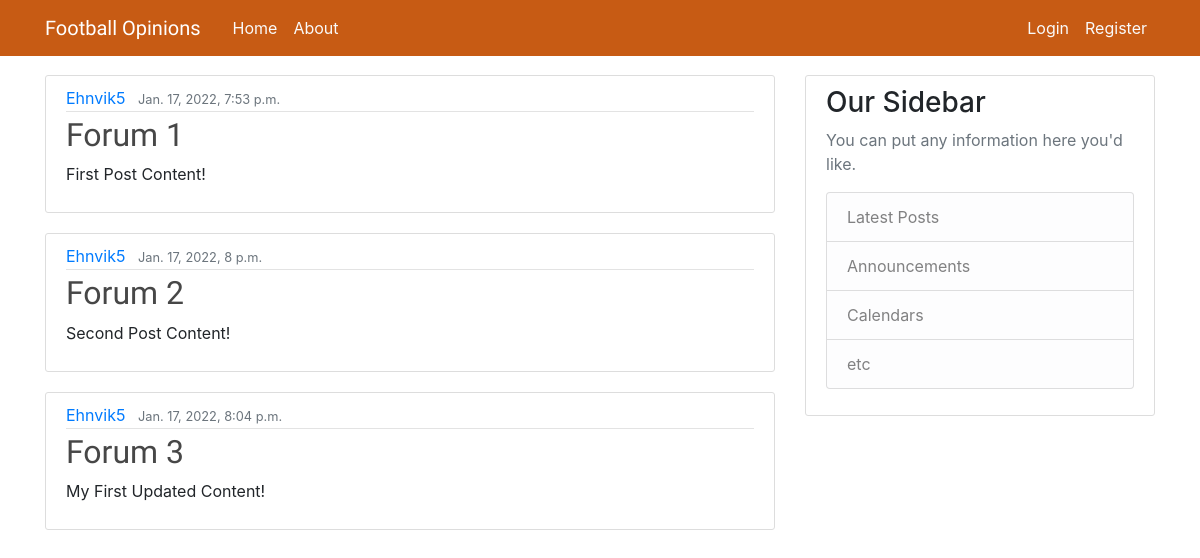
The page / on the database its author committed.
### forum/models.py (models this page shows, shortened)
class Post(models.Model):
    title = models.CharField(max_length=100)
    content = models.TextField()
    date_posted = models.DateTimeField(default=timezone.now)
    author = models.ForeignKey(User, on_delete=models.CASCADE)

### forum/views.py (the view)
# urls.py: path('', views.home, name='forum-home'),
def home(request):
    context = {
        'posts': Post.objects.all()
    }
    return render(request, 'forum/home.html', context)

### forum/templates/forum/home.html
{% extends "forum/base.html" %}
{% block content %}
    {% for post in posts %}
        <article class="media content-section">
          <div class="media-body">
            <div class="article-metadata">
              <a class="mr-2" href="#">{{ post.author }}</a>
              <small class="text-muted">{{ post.date_posted }}</small>
            </div>
            <h2><a class="article-title" href="#">{{ post.title }}</a></h2>
            <p class="article-content">{{ post.content }}</p>
          </div>
        </article>
    {% endfor %}
{% endblock content %}

### forum/templates/forum/base.html (shortened to what this page needs)
{% load static %}
<!DOCTYPE html>
<html lang="en">
<head>
    <link rel="stylesheet" type="text/css" href="{% static 'forum/style.css' %}">
    <link rel="stylesheet" href="https://maxcdn.bootstrapcdn.com/bootstrap/4.0.0/css/bootstrap.min.css">
</head>
<body>
    <header class="site-header">
        <nav class="navbar navbar-expand-md navbar-dark bg-steel fixed-top">
          <div class="container">
            <a class="navbar-brand mr-4" href="{% url 'forum-home' %}">Football Opinions</a>
            <div class="collapse navbar-collapse" id="navbarToggle">
              <div class="navbar-nav mr-auto">
                <a class="nav-item nav-link nav-color" href="{% url 'forum-home' %}">Home</a>
                <a class="nav-item nav-link nav-color" href="{% url 'forum-about' %}">About</a>
              </div>
              <div class="navbar-nav">
                {% if user.is_authenticated %}
                <a class="nav-item nav-link nav-color" href="{% url 'profile' %}">Profile</a>
                <a class="nav-item nav-link nav-color" href="{% url 'logout' %}">Logout</a>
                {% else %}
                <a class="nav-item nav-link nav-color" href="{% url 'login' %}">Login</a>
                <a class="nav-item nav-link nav-color" href="{% url 'register' %}">Register</a>
                {% endif %}
              </div>
            </div>
          </div>
        </nav>
      </header>
      <main role="main" class="container container-margin">
        <div class="row">
          <div class="col-md-8">
          {% block content %}{% endblock %}
          </div>
          <div class="col-md-4">
            <div class="content-section">
              <h3>Our Sidebar</h3>
              <p class='text-muted'>You can put any information here you'd like.
                <ul class="list-group">
                  <li class="list-group-item list-group-item-light">Latest Posts</li>
                  <li class="list-group-item list-group-item-light">Announcements</li>
                  <li class="list-group-item list-group-item-light">Calendars</li>
                  <li class="list-group-item list-group-item-light">etc</li>
                </ul>
              </p>
            </div>
          </div>
        </div>
      </main>
</body>
</html>

### forum/static/forum/style.css (style rules this page uses)
body { background: #fafafa; margin-top: 5rem; font-family: "Roboto", sans-serif; }
h1, h2, h3, h4, h5, h6 { color: #fafafa; }
ul { margin: 0; }
.bg-steel { background-color: #c75b14; color: #fafafa; }
a.nav-item.nav-link.nav-color { color: #fafafa; }
.navbar-brand { font-family: "Exo", sans-serif; }
.content-section { background: #ffffff; padding: 10px 20px; border: 1px solid #dddddd; border-radius: 3px; margin-bottom: 20px; }
.container-margin { padding-top: 75px; }
.article-title { color: rgb(71, 71, 71); font-family: "Exo", sans-serif; }
.article-content { white-space: pre-line; }
.article-metadata { padding-bottom: 1px; margin-bottom: 4px; border-bottom: 1px solid #e3e3e3 }

### rows shown on the page
Post: author "Ehnvik5", date_posted "Jan. 17, 2022, 7:53 p.m.", title "Forum 1", content "First Post Content!"
Post: author "Ehnvik5", date_posted "Jan. 17, 2022, 8 p.m.", title "Forum 2", content "Second Post Content!"
Post: author "Ehnvik5", date_posted "Jan. 17, 2022, 8:04 p.m.", title "Forum 3", content "My First Updated Content!"
